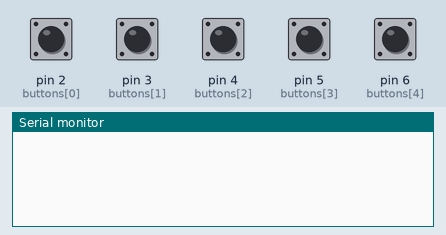
This sketch was run on a simulated Arduino Uno, built with avr-gcc and run on an emulated ATmega328P. Parts: the last lines printed to the serial monitor. Inputs (shaded band) come from the test bench; at power-on: pin 2 (buttons[0]), pin 3 (buttons[1]), pin 4 (buttons[2]), pin 5 (buttons[3]), pin 6 (buttons[4]) LOW.

Above: at 1.2 s.
1.3 s: pin 2 (buttons[0]) pulled HIGH for 0.15 s
At 1.8 s:
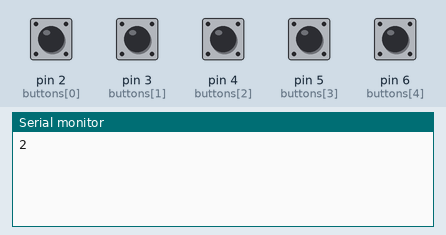
2.9 s: pin 3 (buttons[1]) pulled HIGH for 0.15 s
At 4.1 s:
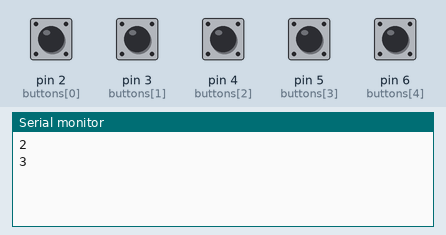
4.5 s: pin 4 (buttons[2]) pulled HIGH for 0.15 s
At 5.4 s:
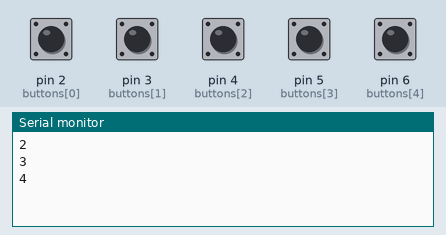
6.1 s: pin 5 (buttons[3]) pulled HIGH for 0.15 s
At 6.6 s:
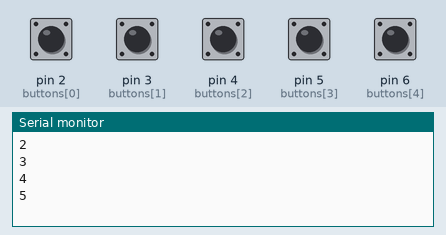
7.7 s: pin 6 (buttons[4]) pulled HIGH for 0.15 s
At 9.1 s:
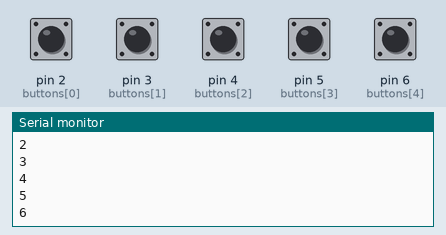
Timing chart, 0 to 10.3 s (numbered marks = the images above; inputs shaded):
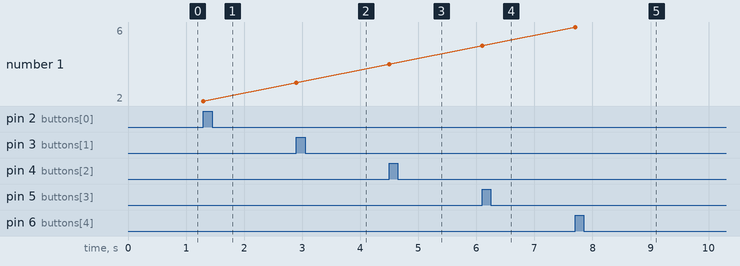

Measured:
- after the input at 1.3 s, the serial monitor: prints a new line at once (image 1)
- after the input at 2.9 s, the serial monitor: prints a new line at once (image 2)
- after the input at 4.5 s, the serial monitor: prints a new line at once (image 3)
- after the input at 6.1 s, the serial monitor: prints a new line at once (image 4)
- after the input at 7.7 s, the serial monitor: prints a new line at once (image 5)
- plotted number 1: 2 → 3 after the input at 2.9 s, 3 → 4 after the input at 4.5 s, 4 → 5 after the input at 6.1 s, 5 → 6 after the input at 7.7 s

The sketch:

operator.ino
```cpp
const int buttons[] = {2, 3, 4, 5, 6};

void setup() {
  Serial.begin(9600);

  for(int i=0; i < 5; i++)
  {
    pinMode(buttons[i], INPUT);
  }
}

void loop() {
  for(int i=0; i<5; i++)
  {
    int s = digitalRead(buttons[i]);

    // button is on
    if(s == HIGH)
    {
      Serial.println(buttons[i]);
      delay(1000); // debounce
    }

  }
}
```
